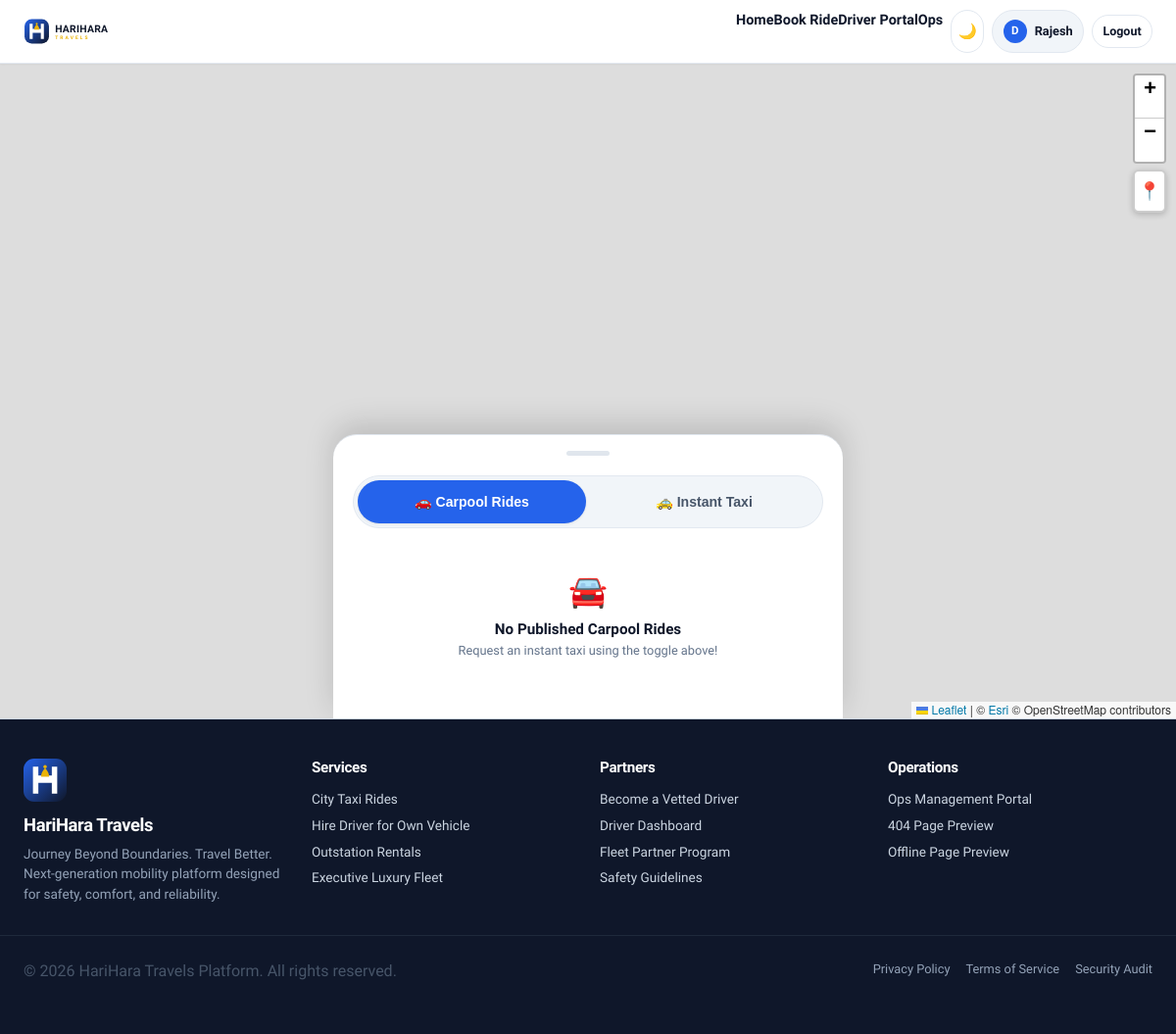
/booking/create/ (signed in), run on an earlier commit of the app's database.
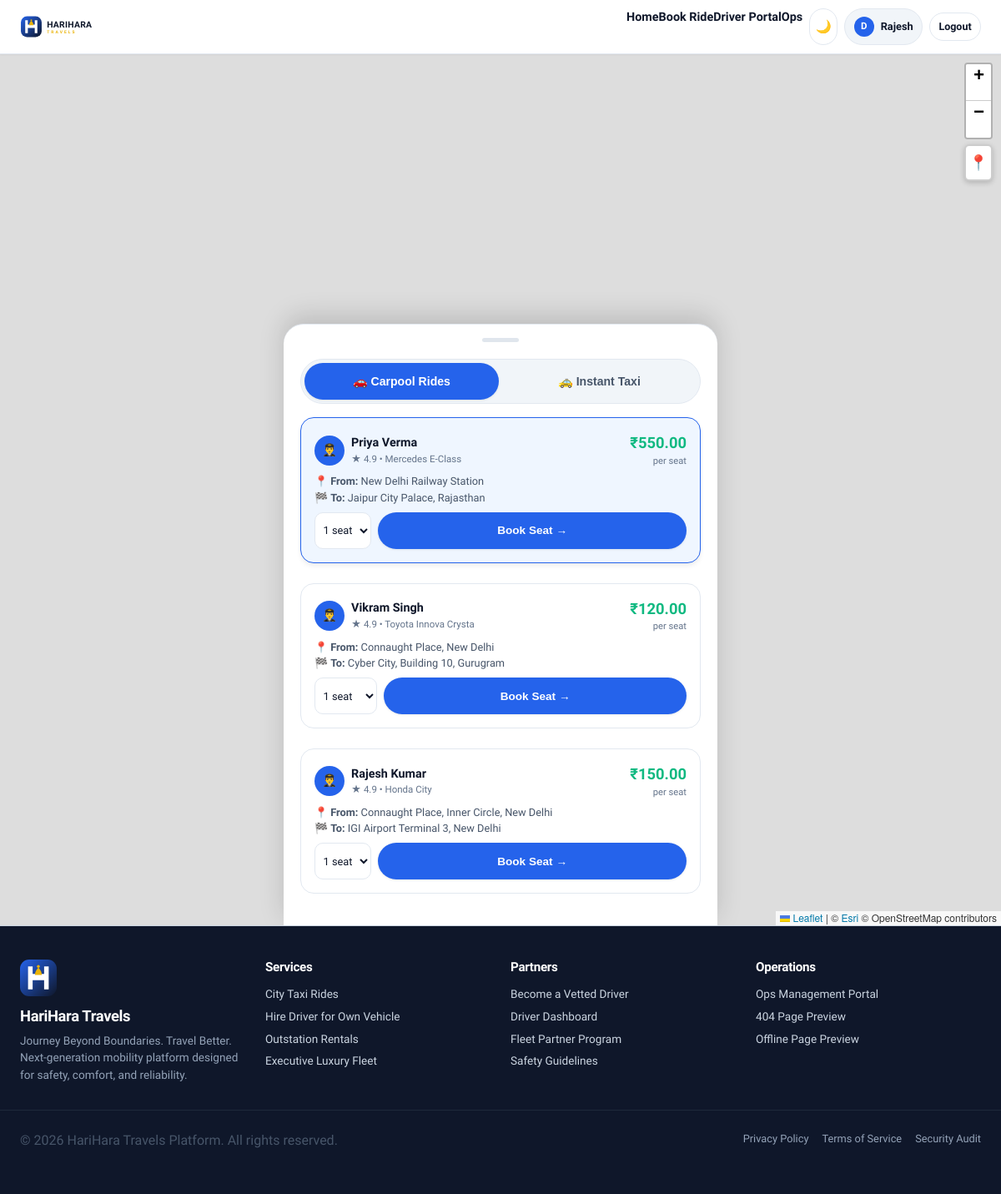
And on a later commit of the database.
### apps/bookings/models.py (models this page shows, shortened)
class RideOffer(models.Model):
    id = models.UUIDField(primary_key=True, default=uuid.uuid4, editable=False)
    driver = models.ForeignKey(settings.AUTH_USER_MODEL, on_delete=models.CASCADE, related_name='published_rides')
    origin_address = models.TextField()
    origin_latitude = models.FloatField()
    origin_longitude = models.FloatField()
    destination_address = models.TextField()
    destination_latitude = models.FloatField()
    destination_longitude = models.FloatField()
    departure_datetime = models.DateTimeField()
    total_seats = models.PositiveIntegerField(default=3)
    available_seats = models.PositiveIntegerField(default=3)
    price_per_seat = models.DecimalField(max_digits=10, decimal_places=2, default=150.00)
    vehicle_model = models.CharField(max_length=100, default='Honda City')
    vehicle_number = models.CharField(max_length=30, default='DL-01-AB-1234')
    vehicle_category = models.CharField(max_length=20, choices=VehicleCategory.choices, default=VehicleCategory.SEDAN)
    description = models.TextField(null=True, blank=True)
    status = models.CharField(max_length=20, choices=RideOfferStatus.choices, default=RideOfferStatus.OPEN)
    created_at = models.DateTimeField(auto_now_add=True)
    updated_at = models.DateTimeField(auto_now=True)

### apps/accounts/models.py (models this page shows, shortened)
class User(AbstractUser):
    class Role(models.TextChoices):
        CUSTOMER = 'CUSTOMER', 'Customer'
        DRIVER = 'DRIVER', 'Driver'
        ADMIN = 'ADMIN', 'Admin / Operations'
    role = models.CharField(max_length=20, choices=Role.choices, default=Role.CUSTOMER)
    phone = models.CharField(max_length=20, unique=True, null=True, blank=True)
    is_phone_verified = models.BooleanField(default=False)
    is_email_verified = models.BooleanField(default=False)
    avatar = models.ImageField(upload_to='avatars/', null=True, blank=True)
    created_at = models.DateTimeField(auto_now_add=True)
    updated_at = models.DateTimeField(auto_now=True)

### apps/bookings/views.py (the view, shortened to what this page needs)
# urls.py: path('create/', views.create_booking_view, name='create'),
@login_required
def create_booking_view(request):
    from .models import RideOffer, RideOfferStatus
    open_offers = RideOffer.objects.filter(status=RideOfferStatus.OPEN, available_seats__gt=0).order_by('-departure_datetime')[:10]
    return render(request, 'customer/booking_create.html', {'open_offers': open_offers})

### common/context_processors.py (called while the page is built)
def brand_context(request):
    user_role = getattr(request.user, 'role', 'GUEST') if getattr(request, 'user', None) and request.user.is_authenticated else 'GUEST'
    return {
        'PLATFORM_NAME': settings.AURA_PLATFORM['NAME'],
        'PLATFORM_TAGLINE': settings.AURA_PLATFORM['TAGLINE'],
        'PLATFORM_CURRENCY': settings.AURA_PLATFORM['CURRENCY'],
        'CURRENT_ROLE': user_role,
        'IS_CUSTOMER': user_role == 'CUSTOMER',
        'IS_DRIVER': user_role == 'DRIVER',
        'IS_ADMIN': user_role == 'ADMIN' or getattr(request.user, 'is_superuser', False),
    }

### templates/customer/booking_create.html (shortened to what the changed rows need)
{% extends 'base/base.html' %}
{% block content %}
<div class="mobile-booking-wrapper">
  <div class="mobile-sheet-overlay-panel">
    <div id="section-carpool-mode">
      {% if open_offers %}
        <div style="display: flex; flex-direction: column; gap: 0.65rem;">
          {% for offer in open_offers %}
            <div class="carpool-offer-card {% if forloop.first %}active{% endif %}"
                 onclick="selectCarpoolOffer('{{ offer.id }}', '{{ offer.origin_address|escapejs }}', {{ offer.origin_latitude }}, {{ offer.origin_longitude }}, '{{ offer.destination_address|escapejs }}', {{ offer.destination_latitude }}, {{ offer.destination_longitude }}, '{{ offer.price_per_seat }}', '{{ offer.available_seats }}', '{{ offer.driver.get_full_name|default:offer.driver.username|escapejs }}', '{{ offer.vehicle_model|escapejs }}')">
              <div class="flex items-center justify-between" style="margin-bottom: 0.35rem;">
                <div class="flex items-center gap-2">
                  <div style="width: 36px; height: 36px; border-radius: 50%; background: var(--color-brand-blue); color: white; display: flex; align-items: center; justify-content: center; font-weight: bold; font-size: 0.9rem;">👨‍✈️</div>
                  <div>
                    <div style="font-weight: 700; font-size: 0.9rem;">{{ offer.driver.get_full_name|default:offer.driver.username }}</div>
                    <div style="font-size: 0.72rem; color: var(--color-text-muted);">★ 4.9 • {{ offer.vehicle_model }}</div>
                  </div>
                </div>
                <div style="text-align: right;">
                  <div style="font-size: 1.15rem; font-weight: 800; color: var(--color-success);">₹{{ offer.price_per_seat }}</div>
                  <div style="font-size: 0.7rem; color: var(--color-text-muted);">per seat</div>
                </div>
              </div>
              <div style="font-size: 0.8rem; color: var(--color-text-secondary); margin-bottom: 0.5rem;">
                <div style="white-space: nowrap; overflow: hidden; text-overflow: ellipsis;">📍 <strong>From:</strong> {{ offer.origin_address }}</div>
                <div style="white-space: nowrap; overflow: hidden; text-overflow: ellipsis;">🏁 <strong>To:</strong> {{ offer.destination_address }}</div>
              </div>
              <form action="{% url 'bookings:book_seat' offer.id %}" method="POST">
                <div class="flex items-center gap-2">
                  <select name="seats_booked" class="form-input" style="padding: 0.35rem; font-size: 0.8rem; width: auto;" onclick="event.stopPropagation();">
                    {% for i in "1234"|make_list %}
                      {% if forloop.counter <= offer.available_seats %}
                        <option value="{{ forloop.counter }}">{{ forloop.counter }} seat{% if forloop.counter > 1 %}s{% endif %}</option>
                      {% endif %}
                    {% endfor %}
                  </select>
                  <button type="submit" class="btn btn-primary btn-sm mobile-touch-active" style="flex: 1; border-radius: var(--radius-full);" onclick="event.stopPropagation();">
                    Book Seat →
                  </button>
                </div>
              </form>
            </div>
          {% endfor %}
        </div>
      {% else %}
        <div style="text-align: center; padding: 1.5rem 0;">
          <div style="font-size: 2rem; margin-bottom: 0.25rem;">🚘</div>
          <div style="font-weight: 700; font-size: 0.95rem;">No Published Carpool Rides</div>
          <p style="color: var(--color-text-muted); font-size: 0.8rem; margin-bottom: 0.75rem;">Request an instant taxi using the toggle above!</p>
        </div>
      {% endif %}
    </div>
  </div>
</div>
{% endblock %}

What changed in the data, as far as the page shows it:
added RideOffer: driver.get_full_name "Priya Verma", vehicle_model "Mercedes E-Class", price_per_seat "550.00", origin_address "New Delhi Railway Station", destination_address "Jaipur City Palace, Rajasthan", seats_booked "1 seat", origin_latitude 28.643 (drawn), origin_longitude 77.2194 (drawn)
added RideOffer: driver.get_full_name "Vikram Singh", vehicle_model "Toyota Innova Crysta", price_per_seat "120.00", origin_address "Connaught Place, New Delhi", destination_address "Cyber City, Building 10, Gurugram", seats_booked "1 seat"
added RideOffer: driver.get_full_name "Rajesh Kumar", vehicle_model "Honda City", price_per_seat "150.00", origin_address "Connaught Place, Inner Circle, New Delhi", destination_address "IGI Airport Terminal 3, New Delhi", seats_booked "1 seat"
Also different on the page:
text no longer shown: "🚘 No Published Carpool Rides Request an instant taxi using the toggle above!"
